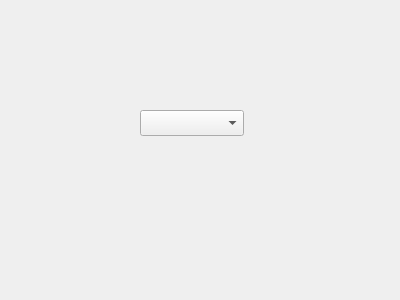
<?xml version="1.0" encoding="UTF-8"?>
<ui version="4.0">
 <class>Form</class>
 <widget class="QWidget" name="Form">
  <property name="geometry">
   <rect>
    <x>0</x>
    <y>0</y>
    <width>400</width>
    <height>300</height>
   </rect>
  </property>
  <property name="windowTitle">
   <string>Form</string>
  </property>
  <widget class="QComboBox" name="comboBox">
   <property name="geometry">
    <rect>
     <x>140</x>
     <y>110</y>
     <width>104</width>
     <height>26</height>
    </rect>
   </property>
  </widget>
 </widget>
 <resources/>
 <connections/>
</ui>
